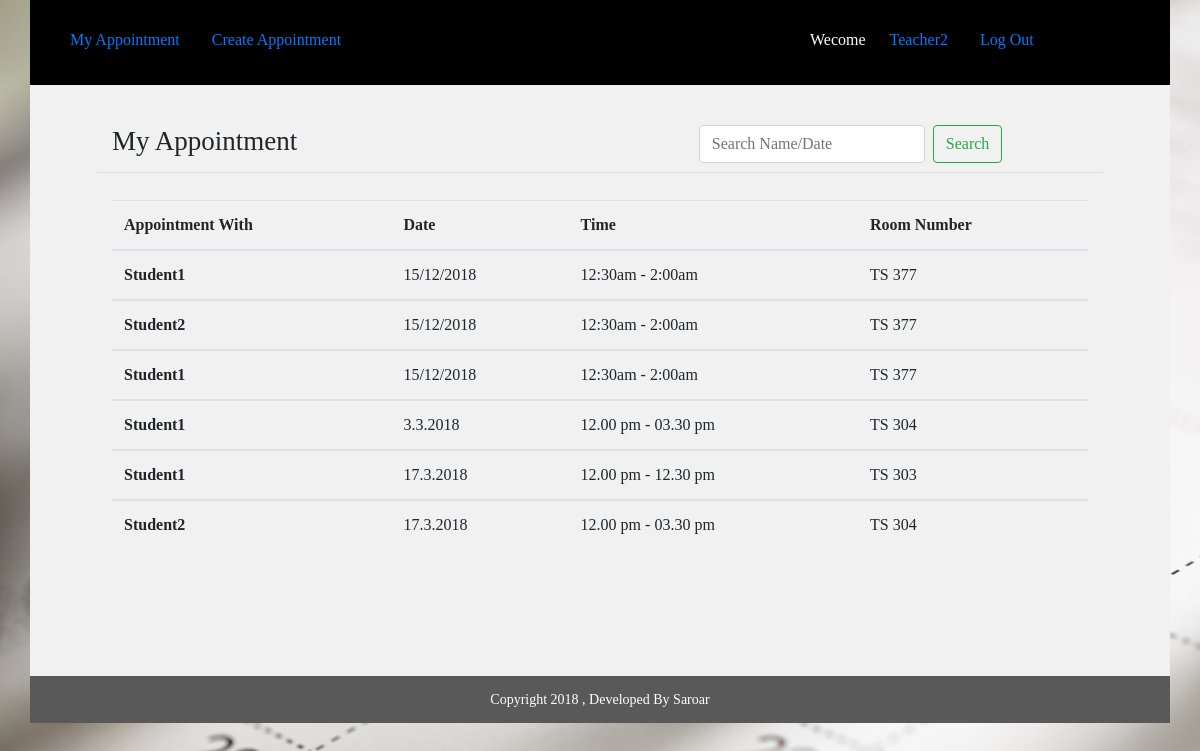
/teacher/ (signed in), run on the app's committed database.
### teacher/models.py (models this page shows, shortened)
class Appointment(models.Model):
	user=models.ForeignKey(settings.AUTH_USER_MODEL,blank=True, null=True,on_delete=models.DO_NOTHING)
	date=models.CharField(max_length=50)
	time_start=models.CharField(max_length=50)
	time_end=models.CharField(max_length=50)
	room_number=models.CharField(max_length=50)
	appointment_with=models.CharField(max_length=50,blank=True)
	update_time=models.DateField(auto_now=True, auto_now_add=False)
	frist_time=models.DateField(auto_now=False, auto_now_add=True)

### teacher/views.py (the view)
# urls.py: path('teacher/', include("teacher.urls")),
@login_required
def teacher(request):
    if is_in_group(request.user, "Teacher"):
        user_name = request.user.get_username()
        appointment_list = Appointment.objects.filter(user=request.user).order_by("-id")
        q = request.GET.get("q")
        if q:
            appointment_list = appointment_list.filter(appointment_with__icontains=q)
        context = {
            "query": appointment_list,
            "user_name": user_name
        }
        return render(request, 'teacher.html', context)
    return redirect('home')

### teacher/views.py (called while the page is built)
def is_in_group(user, group_name):
    return user.groups.filter(name=group_name).exists()

### templates/teacher.html
{% extends 'common_teacher.html' %}
{% block common_teacher %}
   <div class="student">
           <div class="container">
          <div class="row min-height">
              <div class="col-sm-12">
                            <div class="row main_boder">
                                <div class="col-sm-7">
                                     <h3 class="appointmnet_list">My Appointment</h3>
                                </div>
                                <div class="col-sm-5">
                                      <form class="form-inline my-2 my-lg-0" method="GET" action="">
                                          <input class="form-control mr-sm-2" type="text" name="q" placeholder="Search Name/Date" placeholder="Search With Name" aria-label="Search">
                                          <button class="btn btn-outline-success my-2 my-sm-0" type="submit" value="Search">Search</button>
                                       </form>
                                </div>
                            </div>
                             <table class="table">
                                 <thead>
                                  <tr>
                                    <th scope="col">Appointment With</th>
                                    <th scope="col">Date</th>
                                    <th scope="col">Time</th>
                                    <th scope="col">Room Number</th>
                                  </tr>
                                </thead>{% for appoint in query %}
                                {% if appoint.appointment_with != '' %}
                                <tbody>
                                  <tr>
                                    <th scope="row">{{appoint.appointment_with}}</th>
                                          <td>{{appoint.date}}</td>
                                          <td>{{appoint.time_start}} - {{appoint.time_end}}</td>
                                          <td>{{appoint.room_number}}</td>
                                  </tr>{% endif %}
                                </tbody>{% endfor %}
                            </table>
              </div>
          </div>
      </div>
      </div>
      <div class="footer">
           <div class="container">
          <div class="row">
              <div class="col-sm-12">
                             Copyright 2018 , Developed By Saroar
              </div>
          </div>
      </div>
      </div>
{% endblock common_teacher %}

### templates/common_teacher.html
{% extends 'common.html' %}
{% block body %}
   <div class="container ">
   	<div class="row studnet_nav">
   	             <div class="col-sm-8">
						     <ul class="nav nav-pills">
								  <li class="nav-item">
								    <a class="nav-link" href='{% url "teacher_home"%}'>My Appointment</a>
								  </li>
								  <li class="nav-item">
								    <a class="nav-link" href='{% url "teacher_appointment_list"%}'>Create Appointment</a>
								  </li>
							  </ul>
                  </div>
                 <div class="col-sm-4">
					     <ul class="nav nav-pills">
							  <li class="nav-item">
							    <p>Wecome </p>
							  </li>
							  <li class="nav-item">
							    <a class="nav-link" href="#">{{user_name}}</a>
							  </li>
							  <li class="nav-item">
							    <a class="nav-link" href='{% url "logout"%}'>Log Out</a>
							  </li>
						  </ul>
	       		 </div>
	  </div>
    </div>
    {% block common_teacher %}
    {% endblock common_teacher %}
{% endblock %}

### templates/common.html (shortened to what this page needs)
{% load static %}
<!DOCTYPE html>
<html>
<head>
	<link rel="stylesheet" href="https://stackpath.bootstrapcdn.com/bootstrap/4.1.3/css/bootstrap.min.css">
    <link rel="stylesheet" href="https://use.fontawesome.com/releases/v5.3.1/css/all.css">
    <link rel="stylesheet" type="text/css" href="{% static 'css/style.css' %}">
	<link rel="stylesheet" type="text/css" href="{% static 'date/jquery.timepicker.css' %}" />
	<link rel="stylesheet" type="text/css" href="{% static 'date/bootstrap-datepicker.css' %}"/>
</head>
<body class="login">
	    {% block body %}
	    {% endblock %}
</body>
</html>

### static/css/style.css (style rules this page uses)
.login { height: 723px; background: url(image/background.jpg); }
.row.studnet_nav { background: hsl(0, 0%, 16%); PADDING: 5PX; }
.row.studnet_nav { background: black; color: white; padding: 9px; padding-top: 20px; }
h3.appointmnet_list { padding: 19px 0px 10px 0px; font-weight: normal; font-size: 27px; }
.student .row { background: #f1f1f1; }
body { font-family: cursive;!important }
.footer .row { background: #595959; text-align: center; font-size: 14px; color: white; padding: 13px; }
li.nav-item p { padding: 8px; }
h3.appointmnet_list { padding: 19px 0px 6px 0px; margin-bottom: 27px; font-weight: normal; font-size: 27px; }
.min-height h3.appointmnet_list { padding: 0px 0px 6px 0px; margin-bottom: 9px; font-weight: normal; font-size: 27px; }
.row.min-height { background: #f1f1f1; padding: 20px 67px 36px 67px; }
.row.main_boder { margin-bottom: 27px; border-bottom: 1px solid #00000014; }
.row.min-height { background: #f1f1f1; padding: 40px 67px 36px 67px; min-height: 591px; }
.main_boder { border-bottom: 1px solid #00000014; }

### data on the page
Appointment: appointment_with "Student1", date "15/12/2018", time_start "12:30am", time_end "2:00am", room_number "TS 377"
Appointment: appointment_with "Student2", date "15/12/2018", time_start "12:30am", time_end "2:00am", room_number "TS 377"
Appointment: appointment_with "Student1", date "15/12/2018", time_start "12:30am", time_end "2:00am", room_number "TS 377"
Appointment: appointment_with "Student1", date "3.3.2018", time_start "12.00 pm", time_end "03.30 pm", room_number "TS 304"
Appointment: appointment_with "Student1", date "17.3.2018", time_start "12.00 pm", time_end "12.30 pm", room_number "TS 303"
Appointment: appointment_with "Student2", date "17.3.2018", time_start "12.00 pm", time_end "03.30 pm", room_number "TS 304"

### other printed values
{{ user_name }} "Teacher2"
